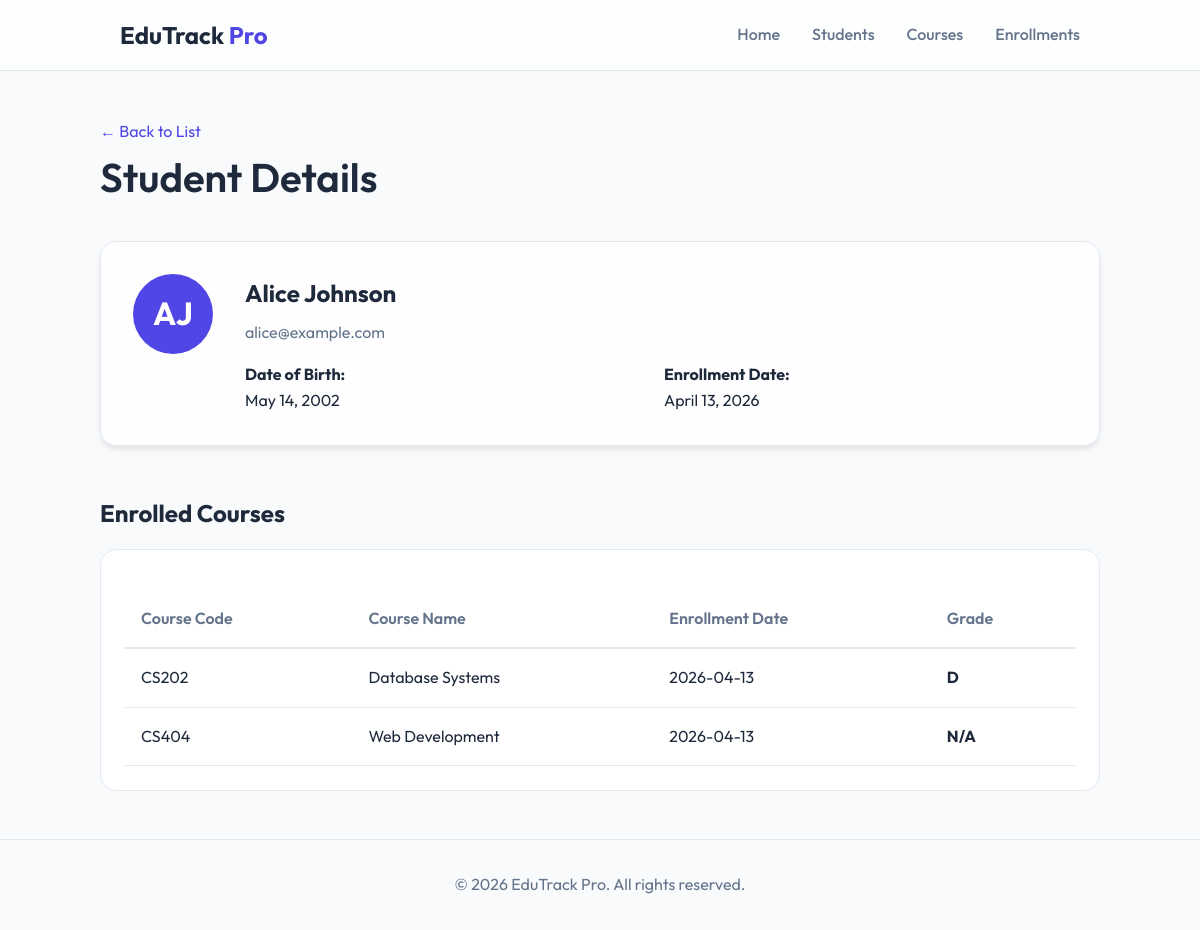
The app's page /students/1/ with its own data.
### models.py (models this page shows, shortened)
class Student(db.Model):
    __tablename__ = 'students'
    id = db.Column(db.Integer, primary_key=True)
    first_name = db.Column(db.String(50), nullable=False)
    last_name = db.Column(db.String(50), nullable=False)
    email = db.Column(db.String(120), unique=True, nullable=False)
    date_of_birth = db.Column(db.Date, nullable=False)
    enrollment_date = db.Column(db.DateTime, default=datetime.utcnow)
    enrollments = db.relationship('Enrollment', backref='student', lazy=True, cascade="all, delete-orphan")

class Enrollment(db.Model):
    __tablename__ = 'enrollments'
    id = db.Column(db.Integer, primary_key=True)
    student_id = db.Column(db.Integer, db.ForeignKey('students.id'), nullable=False)
    course_id = db.Column(db.Integer, db.ForeignKey('courses.id'), nullable=False)
    enrollment_date = db.Column(db.DateTime, default=datetime.utcnow)
    grade = db.Column(db.String(2))
    __table_args__ = (db.UniqueConstraint('student_id', 'course_id', name='_student_course_uc'),)

class Course(db.Model):
    __tablename__ = 'courses'
    id = db.Column(db.Integer, primary_key=True)
    course_code = db.Column(db.String(10), unique=True, nullable=False)
    course_name = db.Column(db.String(100), nullable=False)
    credits = db.Column(db.Integer, nullable=False)
    enrollments = db.relationship('Enrollment', backref='course', lazy=True, cascade="all, delete-orphan")

### app.py (the view)
@app.route('/students/<int:id>/')
def student_detail(id):
    student = Student.query.get_or_404(id)
    return render_template('student_detail.html', student=student)

### templates/student_detail.html (shortened to what this page needs)
{% extends "base.html" %}
{% block content %}
<div class="header">
    <a href="{{ url_for('student_list') }}" style="text-decoration: none; color: var(--primary);">&larr; Back to List</a>
    <h1>Student Details</h1>
</div>
<div class="card">
    <div style="display: flex; gap: 2rem; align-items: flex-start;">
        <div style="background: var(--primary); color: white; width: 80px; height: 80px; border-radius: 50%; display: flex; align-items: center; justify-content: center; font-size: 2rem; font-weight: 700;">
            {{ student.first_name[0] }}{{ student.last_name[0] }}
        </div>
        <div style="flex: 1;">
            <h2 style="margin-bottom: 0.5rem;">{{ student.first_name }} {{ student.last_name }}</h2>
            <p style="color: var(--text-muted); margin-bottom: 1rem;">{{ student.email }}</p>
            <div style="display: grid; grid-template-columns: 1fr 1fr; gap: 1rem;">
                <div>
                    <strong>Date of Birth:</strong><br>
                    {{ student.date_of_birth.strftime('%B %d, %Y') }}
                </div>
                <div>
                    <strong>Enrollment Date:</strong><br>
                    {{ student.enrollment_date.strftime('%B %d, %Y') }}
                </div>
            </div>
        </div>
    </div>
</div>
<div style="margin-top: 3rem;">
    <h2>Enrolled Courses</h2>
    <div class="table-container" style="margin-top: 1rem;">
        {% if student.enrollments %}
        <table>
            <thead>
                <tr>
                    <th>Course Code</th>
                    <th>Course Name</th>
                    <th>Enrollment Date</th>
                    <th>Grade</th>
                </tr>
            </thead>
            <tbody>
                {% for enrollment in student.enrollments %}
                <tr>
                    <td>{{ enrollment.course.course_code }}</td>
                    <td>{{ enrollment.course.course_name }}</td>
                    <td>{{ enrollment.enrollment_date.strftime('%Y-%m-%d') }}</td>
                    <td><strong>{{ enrollment.grade or 'N/A' }}</strong></td>
                </tr>
                {% endfor %}
            </tbody>
        </table>
        {% else %}
        <p style="padding: 1rem; color: var(--text-muted);">This student is not enrolled in any courses yet.</p>
        {% endif %}
    </div>
</div>
{% endblock %}

### static/css/style.css (style rules this page uses)
:root { --primary: #4f46e5; --primary-hover: #4338ca; --bg-color: #f8fafc; --card-bg: rgba(255, 255, 255, 0.8); --text-main: #1e293b; --text-muted: #64748b; --border-color: #e2e8f0; --glass-blur: 10px; }
* { margin: 0; padding: 0; box-sizing: border-box; }
body { font-family: 'Outfit', sans-serif; background-color: var(--bg-color); color: var(--text-main); line-height: 1.6; }
h1 { font-size: 2.5rem; margin-bottom: 2rem; font-weight: 600; }
.card { background: var(--card-bg); backdrop-filter: blur(var(--glass-blur)); padding: 2rem; border-radius: 1rem; border: 1px solid var(--border-color); box-shadow: 0 4px 6px -1px rgba(0, 0, 0, 0.1); transition: transform 0.3s, box-shadow 0.3s; }
.table-container { background: white; padding: 1.5rem; border-radius: 1rem; border: 1px solid var(--border-color); overflow-x: auto; }
table { width: 100%; border-collapse: collapse; margin-top: 1rem; }
th { text-align: left; padding: 1rem; color: var(--text-muted); font-weight: 600; border-bottom: 2px solid var(--border-color); }
td { padding: 1rem; border-bottom: 1px solid var(--border-color); }

### records on screen
Student: first_name "A", last_name "J", first_name "Alice", last_name "Johnson", email "alice@example.com", date_of_birth "May 14, 2002", enrollment_date "April 13, 2026"
Enrollment: course.course_code "CS202", course.course_name "Database Systems", enrollment_date "2026-04-13", grade "D"
Enrollment: course.course_code "CS404", course.course_name "Web Development", enrollment_date "2026-04-13", grade "N/A"
